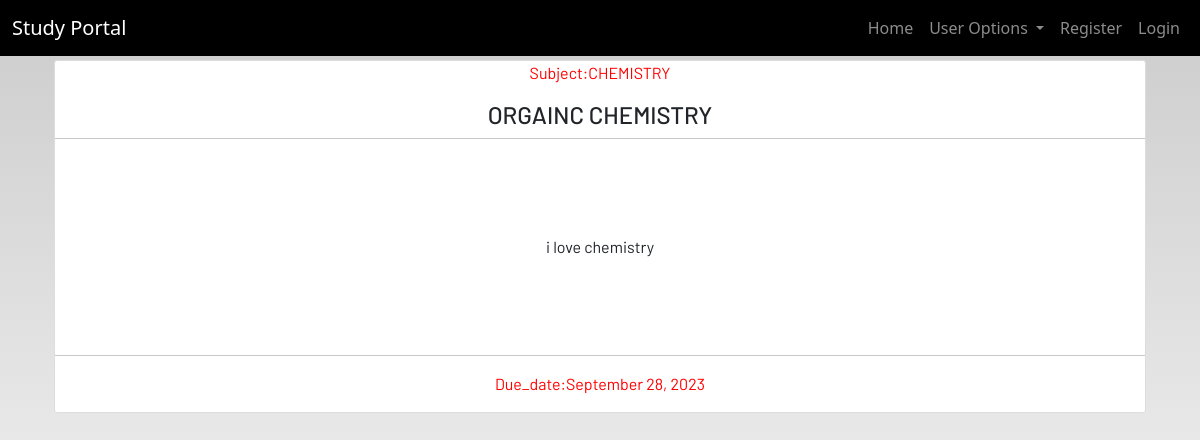
Screenshot of /homework_details/4 with the database file from the repository.
### student/models.py (models this page shows, shortened)
class Homework(models.Model):
    user = models.ForeignKey(User, on_delete=models.CASCADE)
    subject = models.CharField(max_length=100)
    title = models.CharField(max_length=100)
    description = models.TextField()
    due_date = models.DateField(default=datetime.now)
    status = models.BooleanField(default=False)
    class Meta:
        verbose_name = 'Homework'
        verbose_name_plural = 'Homework'

### student/views.py (the view)
# urls.py: path('homework_details/<str:pk>', views.homework_details, name='homework_details'),
def homework_details(request, pk):
    detail = Homework.objects.get(id=pk)
    return render(request, 'homeworkdetails.html', {'detail':detail})

### templates/homeworkdetails.html
{% extends 'base.html' %}
{% load static %}
{% block content %}
{% load tz%}
<section class='text-center container'>
    <div class="container">
        <div class="content-section p-0 mt-1">
            <div class="m-0">
                <p style="color:red">Subject:{{detail.subject|upper}}</p>
                <h4>{{detail.title|upper}}</h4>
            </div>
            <hr class="p-0 m-0">
            <p class="description m-5 p-5">
                {{detail.description}}
            </p>
            <hr>
            <div class="m-0">
                <p style="color:red">Due_date:{{detail.due_date|date:"F j, Y" }}</p>
            </div>
        </div>
    </div>
</section>
{% endblock content %}

### static/css/main.css (style rules this page uses)
html { scroll-behavior: smooth; height: 100%; width: 100%; }
html, body { max-width: 100%; overflow-x: hidden; height: 100%; width: 100%; }
body { background: linear-gradient(rgba(0, 0, 0, 0.2), rgba(255, 255, 255, 0.5)); overflow-x: hidden; background-repeat: no-repeat; }
.content-section { background: #ffffff; padding: 10px 20px; border: 1px solid #dddddd; border-radius: 3px; margin-bottom: 20px; }

### rows the page displays
Homework: subject "CHEMISTRY", title "ORGAINC CHEMISTRY", description "i love chemistry", due_date "September 28, 2023"
